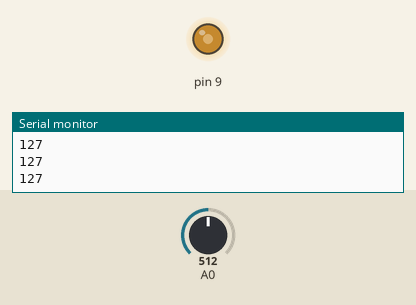
A sketch run on a simulated Arduino Uno, built with avr-gcc and run on an emulated ATmega328P. Parts: output pins drawn as LEDs (lit = HIGH), the last lines printed to the serial monitor. The test bench sets the inputs (shaded band); at power-on: A0 = 512.

Above: at 1.2 s.
1.3 s: A0 set to 716
At 2.4 s:
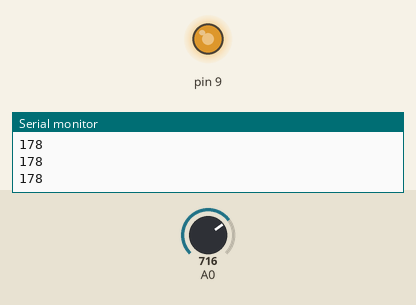
2.8 s: A0 set to 900
At 4.0 s:
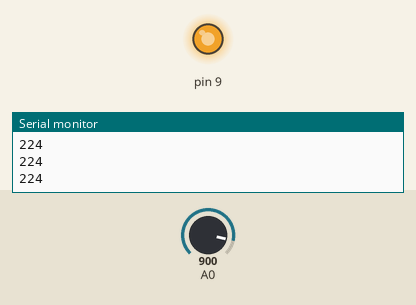
4.3 s: A0 set to 122
At 5.5 s:
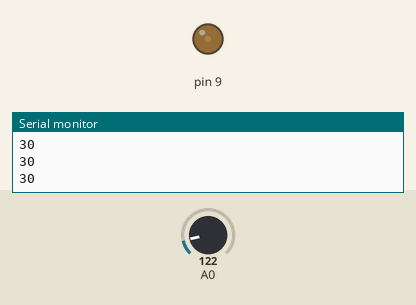
5.8 s: A0 set to 0
At 7.0 s:
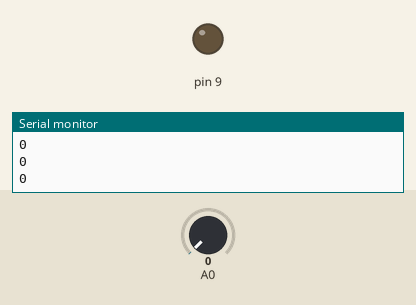
7.3 s: A0 set to 511
At 8.4 s:
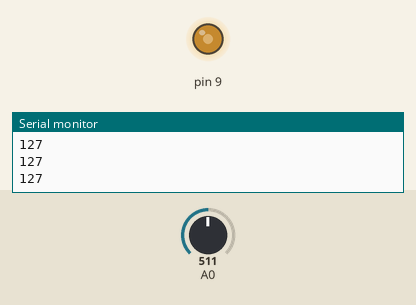
Timing chart, 0 to 9.8 s (numbered marks = the images above; inputs shaded):
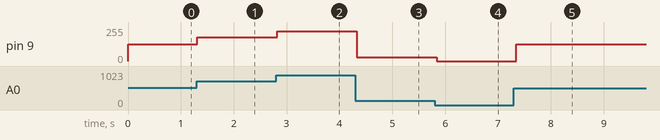

Measured:
- after the input at 1.3 s, pin 9: 127/255 → 178/255 at once
- after the input at 2.8 s, pin 9: 178/255 → 224/255 at once
- after the input at 4.3 s, pin 9: 224/255 → 30/255 at once
- after the input at 5.8 s, pin 9: 30/255 → 0/255 at once
- after the input at 7.3 s, pin 9: 0/255 → 127/255 after 0.05 s

The sketch:

pwm-brightness.ino
```cpp
void setup() {
  pinMode(9, OUTPUT);
  Serial.begin(9600);
}

void loop() {
  int value = analogRead(A0);
  int brightness = map(value, 0, 1023, 0, 255);
  analogWrite(9, brightness);
  Serial.println(brightness);
  delay(50);
}
```
